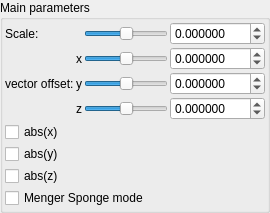
    <widget class="QGroupBox" name="groupBox">
     <property name="title">
      <string>Main parameters</string>
     </property>
     <layout class="QVBoxLayout" name="verticalLayout_2">
      <property name="spacing">
       <number>2</number>
      </property>
      <property name="leftMargin">
       <number>2</number>
      </property>
      <property name="topMargin">
       <number>2</number>
      </property>
      <property name="rightMargin">
       <number>2</number>
      </property>
      <property name="bottomMargin">
       <number>2</number>
      </property>
      <item>
       <layout class="QGridLayout" name="gridLayout">
        <property name="spacing">
         <number>2</number>
        </property>
        <item row="4" column="0" colspan="4">
         <widget class="MyCheckBox" name="checkBox_IFS_abs_x">
          <property name="sizePolicy">
           <sizepolicy hsizetype="Minimum" vsizetype="Maximum">
            <horstretch>0</horstretch>
            <verstretch>0</verstretch>
           </sizepolicy>
          </property>
          <property name="text">
           <string notr="true">abs(x)</string>
          </property>
         </widget>
        </item>
        <item row="6" column="0" colspan="4">
         <widget class="MyCheckBox" name="checkBox_IFS_abs_z">
          <property name="sizePolicy">
           <sizepolicy hsizetype="Minimum" vsizetype="Maximum">
            <horstretch>0</horstretch>
            <verstretch>0</verstretch>
           </sizepolicy>
          </property>
          <property name="text">
           <string notr="true">abs(z)</string>
          </property>
         </widget>
        </item>
        <item row="0" column="3">
         <widget class="MyDoubleSpinBox" name="spinbox_IFS_scale">
          <property name="sizePolicy">
           <sizepolicy hsizetype="Minimum" vsizetype="Maximum">
            <horstretch>0</horstretch>
            <verstretch>0</verstretch>
           </sizepolicy>
          </property>
          <property name="prefix">
           <string/>
          </property>
          <property name="suffix">
           <string/>
          </property>
          <property name="decimals">
           <number>6</number>
          </property>
          <property name="minimum">
           <double>-100.000000000000000</double>
          </property>
          <property name="maximum">
           <double>100.000000000000000</double>
          </property>
          <property name="singleStep">
           <double>0.100000000000000</double>
          </property>
         </widget>
        </item>
        <item row="1" column="0" rowspan="3">
         <widget class="QLabel" name="label_12">
          <property name="text">
           <string>vector offset:</string>
          </property>
         </widget>
        </item>
        <item row="3" column="1">
         <widget class="QLabel" name="label_117">
          <property name="sizePolicy">
           <sizepolicy hsizetype="Preferred" vsizetype="Preferred">
            <horstretch>0</horstretch>
            <verstretch>0</verstretch>
           </sizepolicy>
          </property>
          <property name="text">
           <string notr="true">z</string>
          </property>
          <property name="alignment">
           <set>Qt::AlignRight|Qt::AlignTrailing|Qt::AlignVCenter</set>
          </property>
         </widget>
        </item>
        <item row="2" column="1">
         <widget class="QLabel" name="label_116">
          <property name="sizePolicy">
           <sizepolicy hsizetype="Preferred" vsizetype="Preferred">
            <horstretch>0</horstretch>
            <verstretch>0</verstretch>
           </sizepolicy>
          </property>
          <property name="text">
           <string notr="true">y</string>
          </property>
          <property name="alignment">
           <set>Qt::AlignRight|Qt::AlignTrailing|Qt::AlignVCenter</set>
          </property>
         </widget>
        </item>
        <item row="1" column="1">
         <widget class="QLabel" name="label_115">
          <property name="sizePolicy">
           <sizepolicy hsizetype="Preferred" vsizetype="Preferred">
            <horstretch>0</horstretch>
            <verstretch>0</verstretch>
           </sizepolicy>
          </property>
          <property name="text">
           <string notr="true">x</string>
          </property>
          <property name="alignment">
           <set>Qt::AlignRight|Qt::AlignTrailing|Qt::AlignVCenter</set>
          </property>
         </widget>
        </item>
        <item row="2" column="3">
         <widget class="MyDoubleSpinBox" name="spinbox3_IFS_offset_y">
          <property name="sizePolicy">
           <sizepolicy hsizetype="Minimum" vsizetype="Maximum">
            <horstretch>0</horstretch>
            <verstretch>0</verstretch>
           </sizepolicy>
          </property>
          <property name="prefix">
           <string/>
          </property>
          <property name="suffix">
           <string/>
          </property>
          <property name="decimals">
           <number>6</number>
          </property>
          <property name="minimum">
           <double>-100.000000000000000</double>
          </property>
          <property name="maximum">
           <double>100.000000000000000</double>
          </property>
          <property name="singleStep">
           <double>0.100000000000000</double>
          </property>
         </widget>
        </item>
        <item row="1" column="3">
         <widget class="MyDoubleSpinBox" name="spinbox3_IFS_offset_x">
          <property name="sizePolicy">
           <sizepolicy hsizetype="Minimum" vsizetype="Maximum">
            <horstretch>0</horstretch>
            <verstretch>0</verstretch>
           </sizepolicy>
          </property>
          <property name="prefix">
           <string/>
          </property>
          <property name="suffix">
           <string/>
          </property>
          <property name="decimals">
           <number>6</number>
          </property>
          <property name="minimum">
           <double>-100.000000000000000</double>
          </property>
          <property name="maximum">
           <double>100.000000000000000</double>
          </property>
          <property name="singleStep">
           <double>0.100000000000000</double>
          </property>
         </widget>
        </item>
        <item row="0" column="0">
         <widget class="QLabel" name="label_7">
          <property name="text">
           <string>Scale:</string>
          </property>
         </widget>
        </item>
        <item row="0" column="2">
         <widget class="QSlider" name="slider_IFS_scale">
          <property name="sizePolicy">
           <sizepolicy hsizetype="Expanding" vsizetype="Maximum">
            <horstretch>0</horstretch>
            <verstretch>0</verstretch>
           </sizepolicy>
          </property>
          <property name="minimum">
           <number>-5000000</number>
          </property>
          <property name="maximum">
           <number>5000000</number>
          </property>
          <property name="singleStep">
           <number>1</number>
          </property>
          <property name="orientation">
           <enum>Qt::Horizontal</enum>
          </property>
         </widget>
        </item>
        <item row="5" column="0" colspan="4">
         <widget class="MyCheckBox" name="checkBox_IFS_abs_y">
          <property name="sizePolicy">
           <sizepolicy hsizetype="Minimum" vsizetype="Maximum">
            <horstretch>0</horstretch>
            <verstretch>0</verstretch>
           </sizepolicy>
          </property>
          <property name="text">
           <string notr="true">abs(y)</string>
          </property>
         </widget>
        </item>
        <item row="3" column="3">
         <widget class="MyDoubleSpinBox" name="spinbox3_IFS_offset_z">
          <property name="sizePolicy">
           <sizepolicy hsizetype="Minimum" vsizetype="Maximum">
            <horstretch>0</horstretch>
            <verstretch>0</verstretch>
           </sizepolicy>
          </property>
          <property name="prefix">
           <string/>
          </property>
          <property name="suffix">
           <string/>
          </property>
          <property name="decimals">
           <number>6</number>
          </property>
          <property name="minimum">
           <double>-100.000000000000000</double>
          </property>
          <property name="maximum">
           <double>100.000000000000000</double>
          </property>
          <property name="singleStep">
           <double>0.100000000000000</double>
          </property>
         </widget>
        </item>
        <item row="1" column="2">
         <widget class="QSlider" name="slider3_IFS_offset_x">
          <property name="sizePolicy">
           <sizepolicy hsizetype="Expanding" vsizetype="Maximum">
            <horstretch>0</horstretch>
            <verstretch>0</verstretch>
           </sizepolicy>
          </property>
          <property name="minimum">
           <number>-5000000</number>
          </property>
          <property name="maximum">
           <number>5000000</number>
          </property>
          <property name="singleStep">
           <number>1</number>
          </property>
          <property name="orientation">
           <enum>Qt::Horizontal</enum>
          </property>
         </widget>
        </item>
        <item row="2" column="2">
         <widget class="QSlider" name="slider3_IFS_offset_y">
          <property name="sizePolicy">
           <sizepolicy hsizetype="Expanding" vsizetype="Maximum">
            <horstretch>0</horstretch>
            <verstretch>0</verstretch>
           </sizepolicy>
          </property>
          <property name="minimum">
           <number>-5000000</number>
          </property>
          <property name="maximum">
           <number>5000000</number>
          </property>
          <property name="singleStep">
           <number>1</number>
          </property>
          <property name="orientation">
           <enum>Qt::Horizontal</enum>
          </property>
         </widget>
        </item>
        <item row="3" column="2">
         <widget class="QSlider" name="slider3_IFS_offset_z">
          <property name="sizePolicy">
           <sizepolicy hsizetype="Expanding" vsizetype="Maximum">
            <horstretch>0</horstretch>
            <verstretch>0</verstretch>
           </sizepolicy>
          </property>
          <property name="minimum">
           <number>-5000000</number>
          </property>
          <property name="maximum">
           <number>5000000</number>
          </property>
          <property name="singleStep">
           <number>1</number>
          </property>
          <property name="orientation">
           <enum>Qt::Horizontal</enum>
          </property>
         </widget>
        </item>
        <item row="7" column="0" colspan="4">
         <widget class="MyCheckBox" name="checkBox_IFS_menger_sponge_mode">
          <property name="sizePolicy">
           <sizepolicy hsizetype="Minimum" vsizetype="Maximum">
            <horstretch>0</horstretch>
            <verstretch>0</verstretch>
           </sizepolicy>
          </property>
          <property name="text">
           <string>Menger Sponge mode</string>
          </property>
         </widget>
        </item>
       </layout>
      </item>
     </layout>
    </widget>
